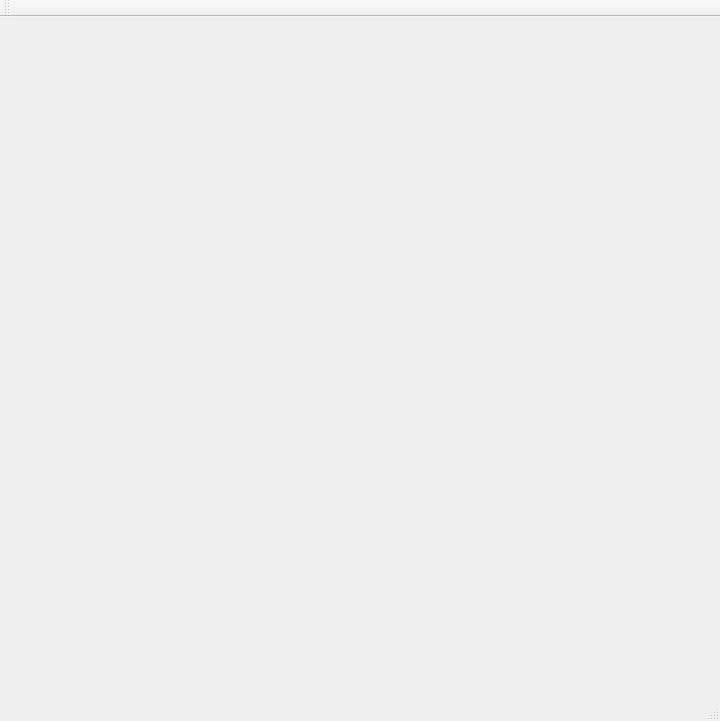
<?xml version="1.0" encoding="UTF-8"?>
<ui version="4.0">
 <class>MainWindow</class>
 <widget class="QMainWindow" name="MainWindow">
  <property name="geometry">
   <rect>
    <x>0</x>
    <y>0</y>
    <width>720</width>
    <height>721</height>
   </rect>
  </property>
  <property name="windowTitle">
   <string>MainWindow</string>
  </property>
  <widget class="QWidget" name="centralWidget"/>
  <widget class="QMenuBar" name="menuBar">
   <property name="geometry">
    <rect>
     <x>0</x>
     <y>0</y>
     <width>720</width>
     <height>21</height>
    </rect>
   </property>
  </widget>
  <widget class="QToolBar" name="mainToolBar">
   <attribute name="toolBarArea">
    <enum>TopToolBarArea</enum>
   </attribute>
   <attribute name="toolBarBreak">
    <bool>false</bool>
   </attribute>
  </widget>
  <widget class="QStatusBar" name="statusBar"/>
 </widget>
 <layoutdefault spacing="6" margin="11"/>
 <resources/>
 <connections/>
</ui>
